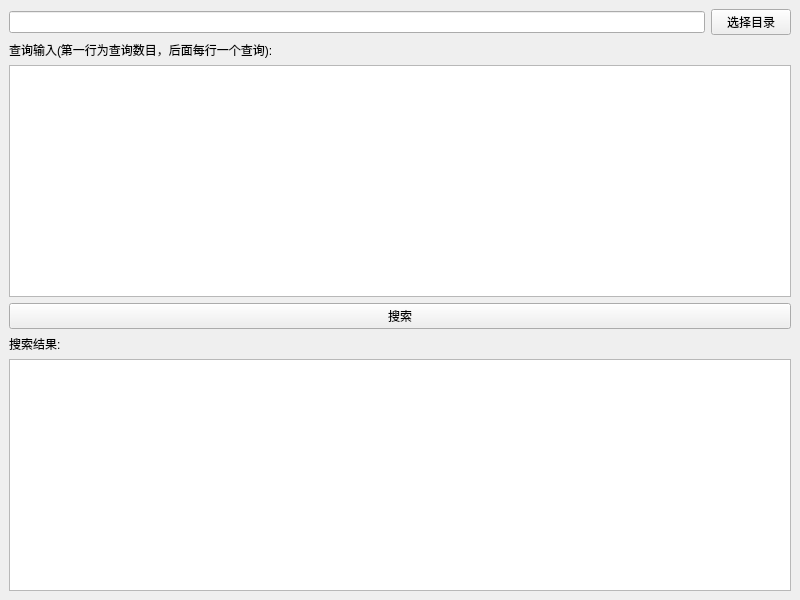
<?xml version="1.0" encoding="UTF-8"?>
<ui version="4.0">
 <class>MainWindow</class>
 <widget class="QMainWindow" name="MainWindow">
  <property name="geometry">
   <rect>
    <x>0</x>
    <y>0</y>
    <width>800</width>
    <height>600</height>
   </rect>
  </property>
  <property name="windowTitle">
   <string>迷你搜索引擎</string>
  </property>
  <widget class="QWidget" name="centralwidget">
   <layout class="QVBoxLayout" name="verticalLayout">
    <item>
     <layout class="QHBoxLayout" name="horizontalLayout">
      <item>
       <widget class="QLineEdit" name="directoryLineEdit">
        <property name="readOnly">
         <bool>true</bool>
        </property>
       </widget>
      </item>
      <item>
       <widget class="QPushButton" name="selectDirectoryButton">
        <property name="text">
         <string>选择目录</string>
        </property>
       </widget>
      </item>
     </layout>
    </item>
    <item>
     <widget class="QLabel" name="label">
      <property name="text">
       <string>查询输入(第一行为查询数目，后面每行一个查询):</string>
      </property>
     </widget>
    </item>
    <item>
     <widget class="QTextEdit" name="queryTextEdit"/>
    </item>
    <item>
     <widget class="QPushButton" name="searchButton">
      <property name="text">
       <string>搜索</string>
      </property>
     </widget>
    </item>
    <item>
     <widget class="QLabel" name="label_2">
      <property name="text">
       <string>搜索结果:</string>
      </property>
     </widget>
    </item>
    <item>
     <widget class="QTextEdit" name="resultTextEdit">
      <property name="readOnly">
       <bool>true</bool>
      </property>
     </widget>
    </item>
   </layout>
  </widget>
 </widget>
 <resources/>
 <connections/>
</ui>
